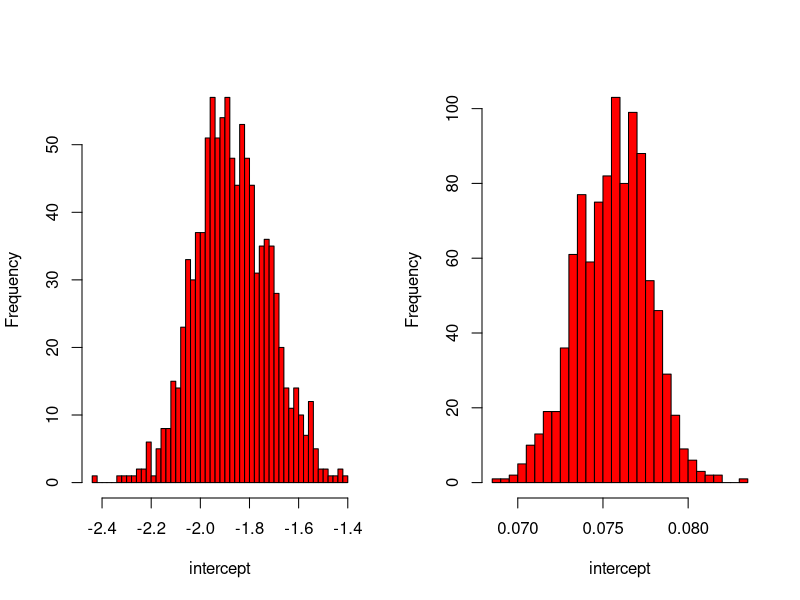

The R script that drew this image:
#Using Old Faithful Geyser Data
attach(faithful)
Fit=lm(eruptions~waiting)
err=Fit$res
B=array(0,dim=c(1000,2))
for(i in 1:1000)
{
  eruptions1=eruptions+sample(err,replace=T)
  B[i,]=lm(eruptions1~waiting)$coe
}
par(mfrow=c(1,2))
hist(B[,1],breaks=50,xlab="intercept",col="red",main="")
hist(B[,2],breaks=50,xlab="intercept",col="red",main="")
mean(B[,1])
mean(B[,2])
sd(B[,1])
sd(B[,2])
quantile(B[,1],c(0.025,0.975))
quantile(B[,2],c(0.025,0.975))
